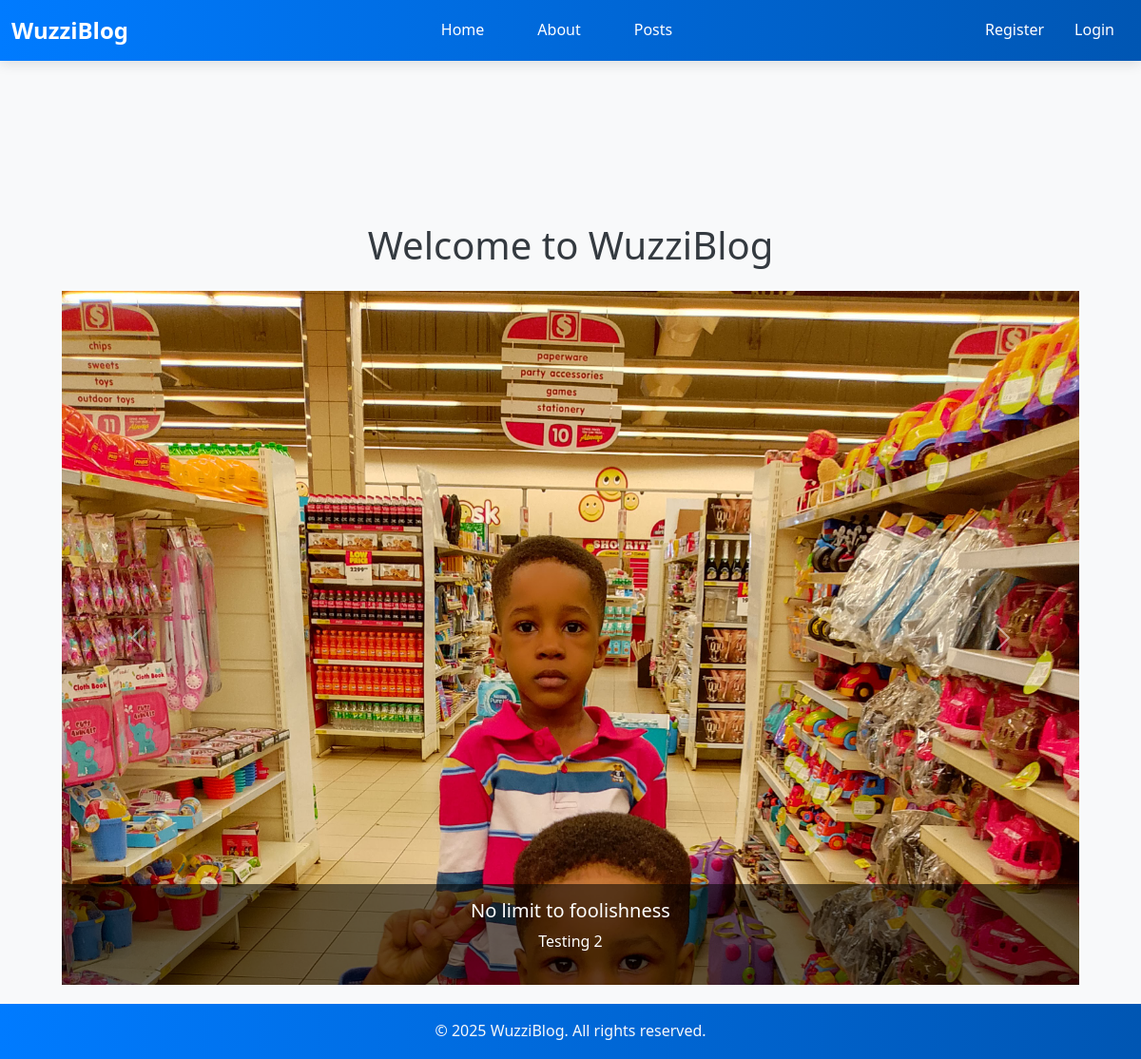
The app's page /, older data.
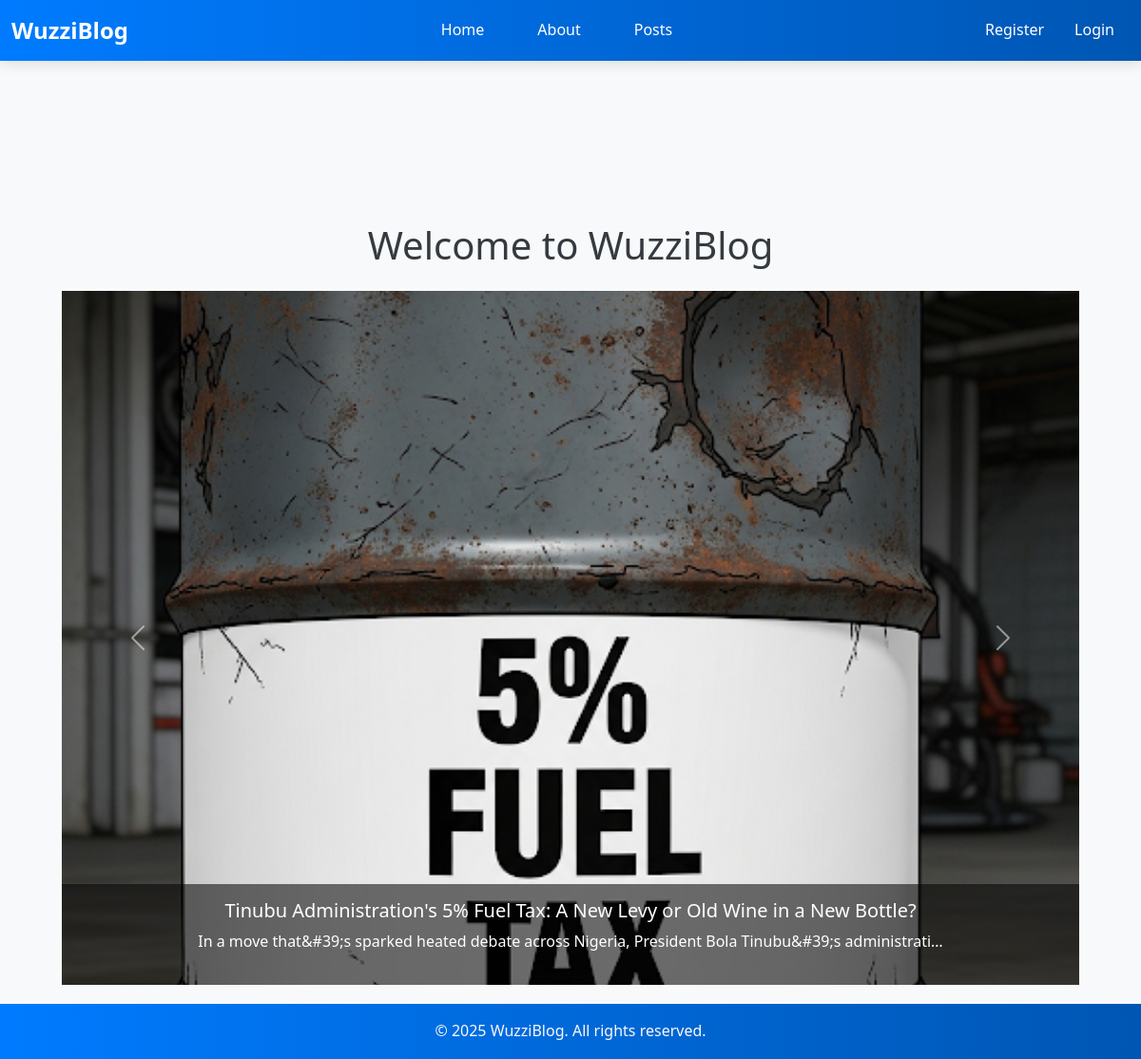
The same page, newer data.
### posts/models.py (models this page shows, shortened)
class Post(models.Model):
    title = models.CharField(max_length=200)
    slug = models.SlugField(unique=True, blank=True)
    content = RichTextUploadingField(config_name='default')
    author = models.ForeignKey(User, on_delete=models.CASCADE)
    created_at = models.DateTimeField(auto_now_add=True)
    updated_at = models.DateTimeField(auto_now=True)
    published = models.BooleanField(default=True)
    image = models.ImageField(upload_to="post_images/", blank=True, null=True)
    image_url = models.URLField(blank=True, null=True, max_length=2000)
    image_caption = models.CharField(max_length=255, blank=True) # Add this field
    likes = models.ManyToManyField(User, related_name='liked_posts', through='Like', blank=True)
    category = models.ForeignKey(Category, on_delete=models.SET_NULL, null=True, related_name='posts')
    class Meta:
        ordering = ['-created_at']

### posts/views.py (the view)
# urls.py: path("", views.home, name="home"),
def home(request):
    latest_posts = Post.objects.filter(published=True).order_by("-created_at")[:4]
    return render(request, "posts/home.html", {"latest_posts": latest_posts})

### posts/templates/posts/home.html (shortened to what this page needs)
{% extends "base.html" %}
{% block content %}
<div class="container custom-container">
    <h1 class="mb-4 text-center">Welcome to WuzziBlog</h1>
    {% if latest_posts %}
    <div id="postCarousel" class="carousel slide custom-carousel" data-bs-ride="carousel">
        <div class="carousel-inner">
            {% for post in latest_posts %}
            <div class="carousel-item {% if forloop.first %}active{% endif %}">
                <a href="{% url 'posts:post_detail' slug=post.slug %}" class="d-block w-100 text-decoration-none">
                    {% if post.image %}
                        <img src="{{ post.image.url }}" class="d-block w-100" alt="{{ post.title }}">
                    {% else %}
                        <img src="https://via.placeholder.com/1200x400" class="d-block w-100" alt="Placeholder">
                    {% endif %}
                    <div class="carousel-caption d-none d-md-block w-100">
                        <h5>{{ post.title }}</h5>
                        <p>{{ post.content|striptags|truncatechars:100 }}</p>
                    </div>
                </a>
            </div>
            {% endfor %}
        </div>
        <button class="carousel-control-prev" type="button" data-bs-target="#postCarousel" data-bs-slide="prev">
            <span class="carousel-control-prev-icon" aria-hidden="true"></span>
        </button>
        <button class="carousel-control-next" type="button" data-bs-target="#postCarousel" data-bs-slide="next">
            <span class="carousel-control-next-icon" aria-hidden="true"></span>
        </button>
    </div> {% else %}
        <p class="text-center">No posts yet.</p>
    {% endif %}
</div> {% endblock %}

### templates/base.html (shortened to what this page needs)
{% load static %}
<!doctype html>
<html lang="en">
<head>
  <link href="https://cdn.jsdelivr.net/npm/bootstrap@5.3.0/dist/css/bootstrap.min.css" rel="stylesheet">
  <link href="https://cdnjs.cloudflare.com/ajax/libs/font-awesome/6.0.0/css/all.min.css" rel="stylesheet">
  <link rel="stylesheet" href="{% static 'css/style.css' %}">
</head>
<body class="d-flex flex-column min-vh-100">
  <nav class="navbar navbar-expand-lg navbar-dark fixed-top" style="background: linear-gradient(90deg, #007BFF, #0056B3); box-shadow: 0 4px 12px rgba(0, 0, 0, 0.1);">
  <div class="container-fluid d-flex align-items-center justify-content-between">
    <a class="navbar-brand fw-bold text-white fs-4" href="{% url 'posts:home' %}" style="text-decoration: none; transition: background-image 0.3s ease, color 0.3s ease;" onmouseover="this.style.backgroundImage='linear-gradient(90deg, #8E2DE2, #4A00E0)'; this.style.color='#FFFFFF';" onmouseout="this.style.backgroundImage='none'; this.style.color='white';">
      WuzziBlog
    </a>
    <div class="collapse navbar-collapse" id="navbarNav">
      <ul class="navbar-nav mx-auto mb-2 mb-lg-0 gap-4">
        <li class="nav-item"><a class="nav-link text-white px-3 py-2" href="{% url 'posts:home' %}" style="text-decoration: none; transition: color 0.3s ease;" onmouseover="this.style.color='#66B2FF'; this.style.textDecoration='underline';" onmouseout="this.style.color='white'; this.style.textDecoration='none';">Home</a></li>
        <li class="nav-item"><a class="nav-link text-white px-3 py-2" href="{% url 'posts:about' %}" style="text-decoration: none; transition: color 0.3s ease;" onmouseover="this.style.color='#66B2FF'; this.style.textDecoration='underline';" onmouseout="this.style.color='white'; this.style.textDecoration='none';">About</a></li>
        <li class="nav-item"><a class="nav-link text-white px-3 py-2" href="{% url 'posts:list' %}" style="text-decoration: none; transition: color 0.3s ease;" onmouseover="this.style.color='#66B2FF'; this.style.textDecoration='underline';" onmouseout="this.style.color='white'; this.style.textDecoration='none';">Posts</a></li>
      </ul>
      <div class="d-flex align-items-center gap-3">
        <ul class="navbar-nav ms-auto mb-2 mb-lg-0">
          {% if user.is_authenticated %}
          <li class="nav-item">
            <form method="post" action="{% url 'users:logout' %}" class="d-inline m-0 p-0">
              {% csrf_token %}
              <button type="submit" class="btn btn-link nav-link text-white px-3 py-2" style="text-decoration: none; transition: color 0.3s ease;" onmouseover="this.style.color='#66B2FF'; this.style.textDecoration='underline';" onmouseout="this.style.color='white'; this.style.textDecoration='none';">
                Logout
              </button>
            </form>
          </li>
          {% else %}
            <li class="nav-item"><a class="nav-link text-white px-3 py-2" href="{% url 'users:register' %}" style="text-decoration: none; transition: color 0.3s ease;" onmouseover="this.style.color='#66B2FF'; this.style.textDecoration='underline';" onmouseout="this.style.color='white'; this.style.textDecoration='none';">Register</a></li>
            <li class="nav-item"><a class="nav-link text-white px-3 py-2" href="{% url 'users:login' %}" style="text-decoration: none; transition: color 0.3s ease;" onmouseover="this.style.color='#66B2FF'; this.style.textDecoration='underline';" onmouseout="this.style.color='white'; this.style.textDecoration='none';">Login</a></li>
          {% endif %}
        </ul>
      </div>
    </div>
  </div>
</nav>
  <div class="container mt-5 pt-4">
  </div>
  <main class="container flex-grow-1 {% if not messages %}mt-5 pt-4{% endif %}">
    {% block content %}{% endblock %}
  </main>
  <footer class="bg-dark text-light py-3 mt-auto" style="background: linear-gradient(90deg, #007BFF, #0056B3);">
  <div class="container text-center">
    <p class="mb-0">&copy; {{ year|default:2025 }} WuzziBlog. All rights reserved.</p>
  </div>
</footer>
</body>
</html>

### static/css/style.css (style rules this page uses)
:root { --nav-height: 70px; }
body { font-family: 'Segoe UI', Tahoma, Geneva, Verdana, sans-serif; background-color: #f8f9fa; color: #333; line-height: 1.6; padding-top: var(--nav-height); }
h1, h2 { color: #343a40; }
.container.custom-container { max-width: 1100px; margin: 20px auto; padding: 0 15px; }
.carousel.custom-carousel, .carousel.custom-carousel .carousel-inner, .carousel.custom-carousel .carousel-item { height: calc(100vh - var(--nav-height)); max-height: calc(100vh - var(--nav-height)); }
.carousel.custom-carousel .carousel-item img { width: 100%; height: 100%; object-fit: cover; object-position: center; display: block; }
.carousel.custom-carousel .carousel-item { background: #000; border-radius: 0; box-shadow: none; overflow: hidden; transition: transform 0.3s ease; }
.carousel.custom-carousel .carousel-caption { display: block !important; position: absolute; bottom: 0; left: 0; right: 0; width: 100%; background: rgba(0,0,0,0.55); padding: 1rem; border-radius: 0; font-size: 1rem; color: #fff; text-align: center; }

### templates/base.html (style rules this page uses)
.navbar .nav-link { transition: color 0.3s ease, text-decoration 0.3s ease; }

Row changes from the older to the newer data that the page shows:
no longer on this page (row edited): Post: image (picture), title "No limit to foolishness", content "Testing 2"
added Post: image (picture), title "Tinubu Administration's 5% Fuel Tax: A New Levy or Old Wine in a New Bottle?", content "In a move that&#39;s sparked heated debate across Nigeria, President Bola Tinubu&#39;s administrati…"
